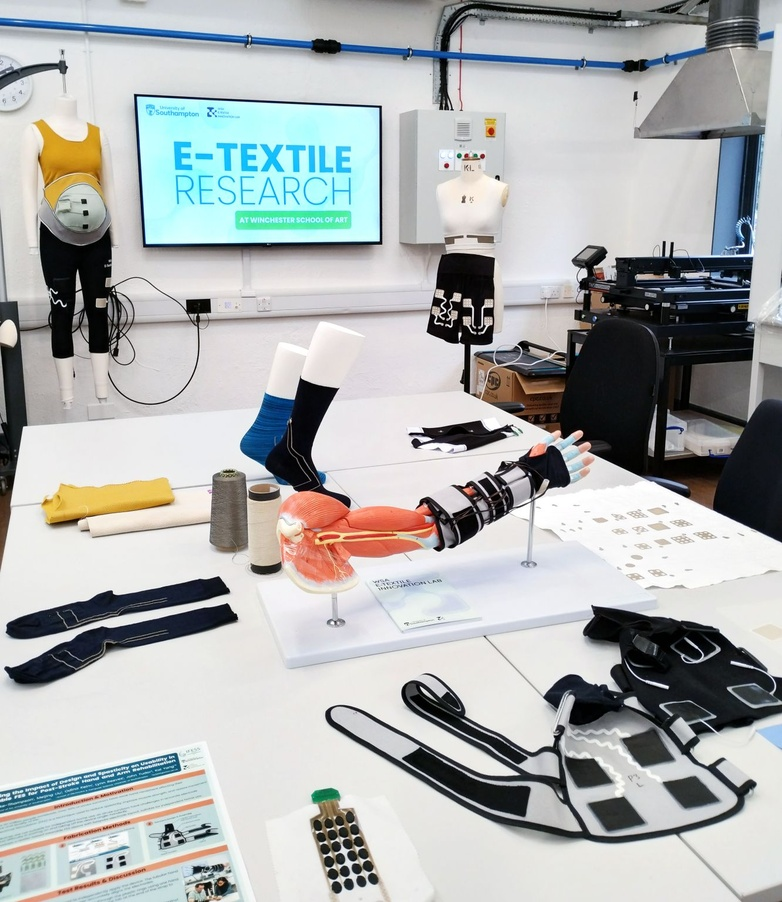
#> input picture skimage/EdgeDetection/etex.jpeg, 782 x 902 px, shrunk from 1332 x 1536 before the run
$ python index.py
#> lines starting #> are read from the running program, lines starting #| are printed output that depends on the picture
from skimage import io
from matplotlib import pyplot as plt
from skimage import filters

# Load the image in grayscale
img = io.imread("./etex.jpeg", as_gray=True)
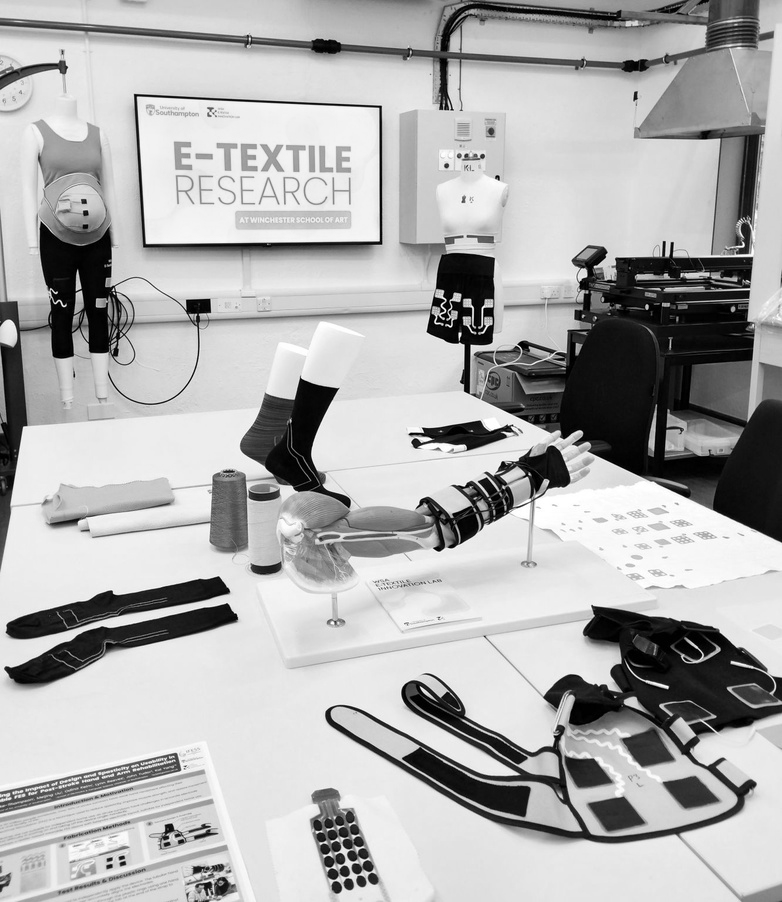
#> img: shape (902, 782) float64; min 0, max 1, mean 0.689

# Apply different filters
robertImg = filters.roberts(img)
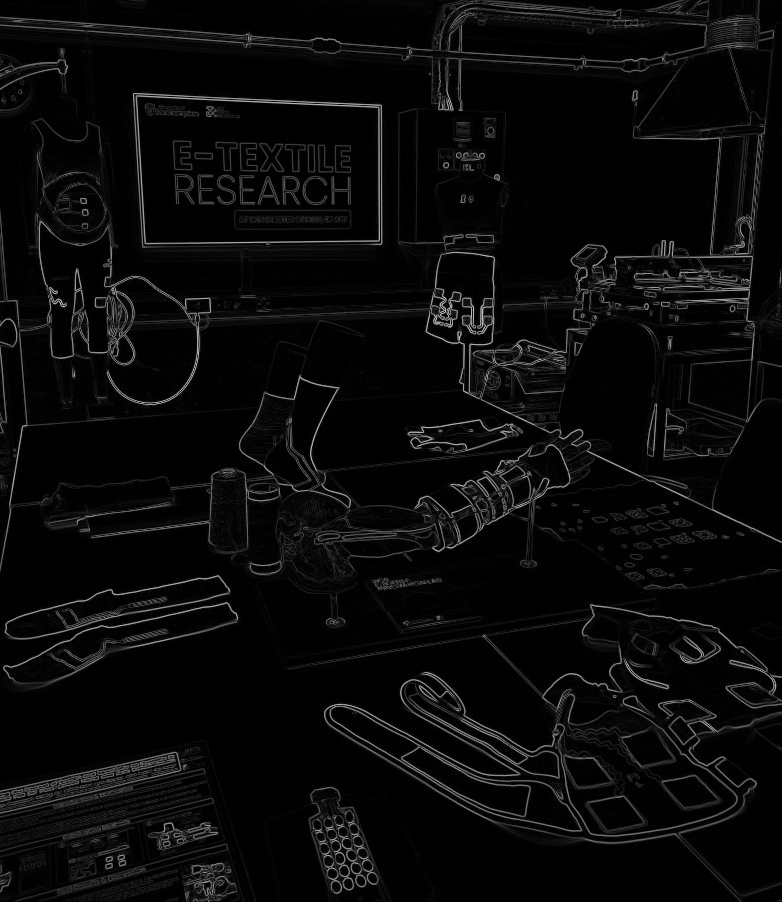
#> robertImg: shape (902, 782) float64; min 0, max 0.779, mean 0.0399
sobelImg = filters.sobel(img)
prewittImg = filters.prewitt(img)
scharrImg = filters.scharr(img)

# Create a figure with 2 rows and 2 columns
fig, axes = plt.subplots(2, 2, figsize=(10, 8))

# Plot each filtered image in the subplots
axes[0, 0].imshow(robertImg, cmap='gray')
axes[0, 0].set_title('Robert Filter')
axes[0, 0].axis('off')  # Hide the axes

axes[0, 1].imshow(sobelImg, cmap='gray')
axes[0, 1].set_title('Sobel Filter')
axes[0, 1].axis('off')

axes[1, 0].imshow(prewittImg, cmap='gray')
axes[1, 0].set_title('Prewitt Filter')
axes[1, 0].axis('off')

axes[1, 1].imshow(scharrImg, cmap='gray')
axes[1, 1].set_title('Scharr Filter')
axes[1, 1].axis('off')

# Adjust layout
plt.tight_layout()
plt.show()
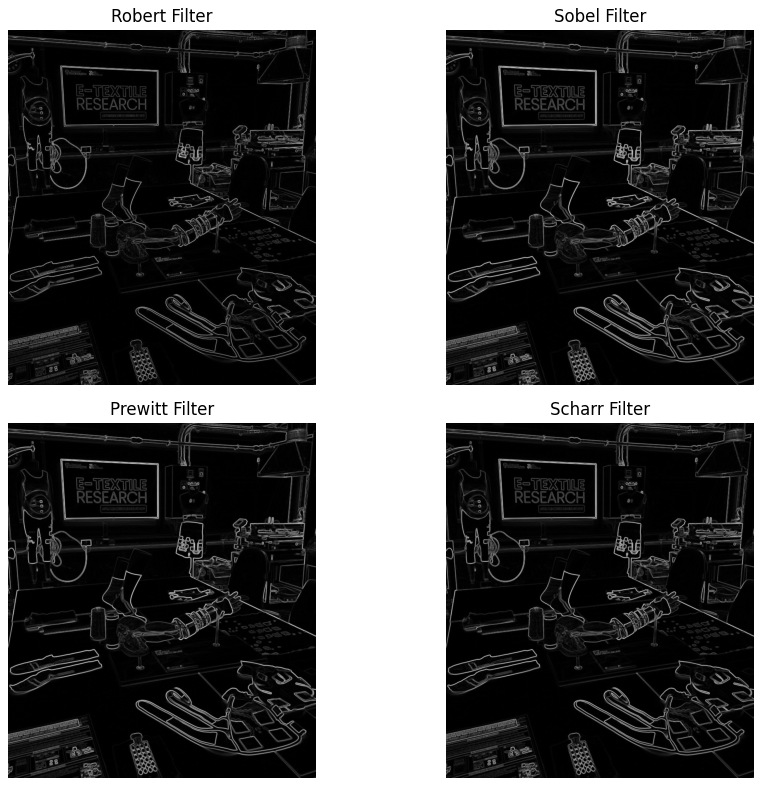
#> figure drawn by matplotlib, 4 panels
